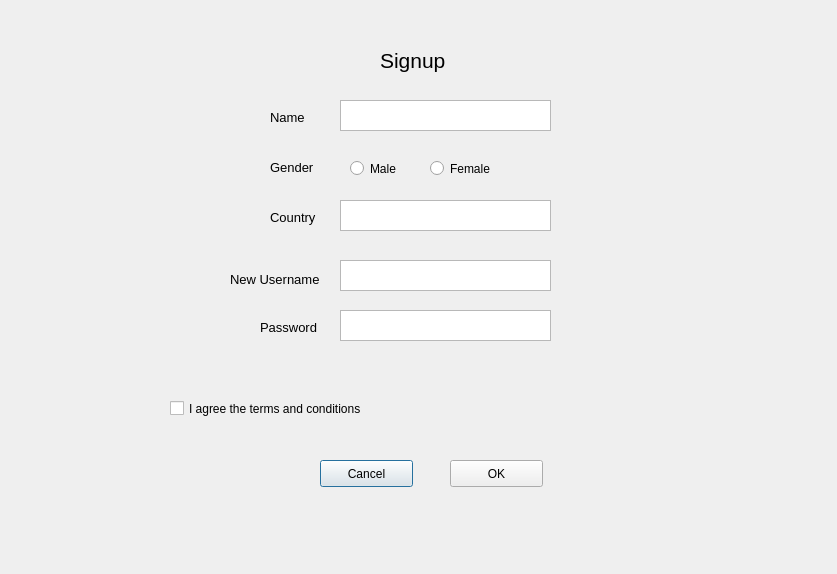
<?xml version="1.0" encoding="UTF-8"?>
<ui version="4.0">
 <class>Dialog2</class>
 <widget class="QDialog" name="Dialog2">
  <property name="geometry">
   <rect>
    <x>0</x>
    <y>0</y>
    <width>837</width>
    <height>574</height>
   </rect>
  </property>
  <property name="mouseTracking">
   <bool>false</bool>
  </property>
  <property name="windowTitle">
   <string>Dialog2</string>
  </property>
  <widget class="QTextEdit" name="textEdit">
   <property name="geometry">
    <rect>
     <x>340</x>
     <y>100</y>
     <width>211</width>
     <height>31</height>
    </rect>
   </property>
  </widget>
  <widget class="QRadioButton" name="radioButton">
   <property name="geometry">
    <rect>
     <x>350</x>
     <y>160</y>
     <width>61</width>
     <height>17</height>
    </rect>
   </property>
   <property name="text">
    <string>Male</string>
   </property>
  </widget>
  <widget class="QRadioButton" name="radioButton_2">
   <property name="geometry">
    <rect>
     <x>430</x>
     <y>160</y>
     <width>82</width>
     <height>17</height>
    </rect>
   </property>
   <property name="text">
    <string>Female</string>
   </property>
  </widget>
  <widget class="QTextEdit" name="textEdit_2">
   <property name="geometry">
    <rect>
     <x>340</x>
     <y>200</y>
     <width>211</width>
     <height>31</height>
    </rect>
   </property>
  </widget>
  <widget class="QTextEdit" name="textEdit_3">
   <property name="geometry">
    <rect>
     <x>340</x>
     <y>260</y>
     <width>211</width>
     <height>31</height>
    </rect>
   </property>
  </widget>
  <widget class="QTextEdit" name="textEdit_4">
   <property name="geometry">
    <rect>
     <x>340</x>
     <y>310</y>
     <width>211</width>
     <height>31</height>
    </rect>
   </property>
  </widget>
  <widget class="QLabel" name="label">
   <property name="geometry">
    <rect>
     <x>270</x>
     <y>110</y>
     <width>46</width>
     <height>13</height>
    </rect>
   </property>
   <property name="text">
    <string>&lt;html&gt;&lt;head/&gt;&lt;body&gt;&lt;p&gt;&lt;span style=&quot; font-size:10pt;&quot;&gt;Name&lt;/span&gt;&lt;/p&gt;&lt;/body&gt;&lt;/html&gt;</string>
   </property>
  </widget>
  <widget class="QLabel" name="label_2">
   <property name="geometry">
    <rect>
     <x>270</x>
     <y>160</y>
     <width>51</width>
     <height>16</height>
    </rect>
   </property>
   <property name="text">
    <string>&lt;html&gt;&lt;head/&gt;&lt;body&gt;&lt;p&gt;&lt;span style=&quot; font-size:10pt;&quot;&gt;Gender&lt;/span&gt;&lt;/p&gt;&lt;/body&gt;&lt;/html&gt;</string>
   </property>
  </widget>
  <widget class="QLabel" name="label_3">
   <property name="geometry">
    <rect>
     <x>270</x>
     <y>210</y>
     <width>51</width>
     <height>16</height>
    </rect>
   </property>
   <property name="text">
    <string>&lt;html&gt;&lt;head/&gt;&lt;body&gt;&lt;p&gt;&lt;span style=&quot; font-size:10pt;&quot;&gt;Country&lt;/span&gt;&lt;/p&gt;&lt;/body&gt;&lt;/html&gt;</string>
   </property>
  </widget>
  <widget class="QLabel" name="label_4">
   <property name="geometry">
    <rect>
     <x>230</x>
     <y>270</y>
     <width>101</width>
     <height>20</height>
    </rect>
   </property>
   <property name="text">
    <string>&lt;html&gt;&lt;head/&gt;&lt;body&gt;&lt;p&gt;&lt;span style=&quot; font-size:10pt;&quot;&gt;New Username&lt;/span&gt;&lt;/p&gt;&lt;/body&gt;&lt;/html&gt;</string>
   </property>
  </widget>
  <widget class="QLabel" name="label_5">
   <property name="geometry">
    <rect>
     <x>260</x>
     <y>320</y>
     <width>61</width>
     <height>16</height>
    </rect>
   </property>
   <property name="text">
    <string>&lt;html&gt;&lt;head/&gt;&lt;body&gt;&lt;p&gt;&lt;span style=&quot; font-size:10pt;&quot;&gt;Password&lt;/span&gt;&lt;/p&gt;&lt;/body&gt;&lt;/html&gt;</string>
   </property>
  </widget>
  <widget class="QCheckBox" name="checkBox">
   <property name="geometry">
    <rect>
     <x>170</x>
     <y>400</y>
     <width>241</width>
     <height>17</height>
    </rect>
   </property>
   <property name="text">
    <string>I agree the terms and conditions</string>
   </property>
  </widget>
  <widget class="QLabel" name="label_6">
   <property name="geometry">
    <rect>
     <x>380</x>
     <y>40</y>
     <width>81</width>
     <height>41</height>
    </rect>
   </property>
   <property name="text">
    <string>&lt;html&gt;&lt;head/&gt;&lt;body&gt;&lt;p&gt;&lt;span style=&quot; font-size:16pt;&quot;&gt;Signup&lt;/span&gt;&lt;/p&gt;&lt;/body&gt;&lt;/html&gt;</string>
   </property>
  </widget>
  <widget class="QPushButton" name="pushButton">
   <property name="geometry">
    <rect>
     <x>320</x>
     <y>460</y>
     <width>93</width>
     <height>27</height>
    </rect>
   </property>
   <property name="text">
    <string>Cancel</string>
   </property>
  </widget>
  <widget class="QPushButton" name="pushButton_2">
   <property name="geometry">
    <rect>
     <x>450</x>
     <y>460</y>
     <width>93</width>
     <height>27</height>
    </rect>
   </property>
   <property name="text">
    <string>OK</string>
   </property>
  </widget>
 </widget>
 <resources/>
 <connections/>
</ui>
